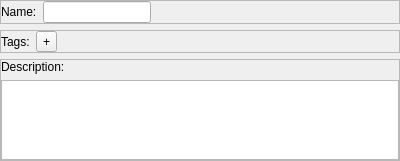
<?xml version="1.0" encoding="UTF-8"?>
<ui version="4.0">
 <class>Form</class>
 <widget class="QWidget" name="Form">
  <property name="geometry">
   <rect>
    <x>0</x>
    <y>0</y>
    <width>400</width>
    <height>161</height>
   </rect>
  </property>
  <property name="windowTitle">
   <string>Form</string>
  </property>
  <layout class="QVBoxLayout" name="verticalLayout">
   <property name="leftMargin">
    <number>0</number>
   </property>
   <property name="topMargin">
    <number>0</number>
   </property>
   <property name="rightMargin">
    <number>0</number>
   </property>
   <property name="bottomMargin">
    <number>0</number>
   </property>
   <item>
    <widget class="QFrame" name="name_frame">
     <property name="frameShape">
      <enum>QFrame::StyledPanel</enum>
     </property>
     <property name="frameShadow">
      <enum>QFrame::Raised</enum>
     </property>
     <layout class="QHBoxLayout" name="horizontalLayout">
      <property name="leftMargin">
       <number>0</number>
      </property>
      <property name="topMargin">
       <number>0</number>
      </property>
      <property name="rightMargin">
       <number>0</number>
      </property>
      <property name="bottomMargin">
       <number>0</number>
      </property>
      <item>
       <widget class="QLabel" name="name_label">
        <property name="text">
         <string>Name:</string>
        </property>
       </widget>
      </item>
      <item>
       <widget class="QLineEdit" name="name_edit">
        <property name="sizePolicy">
         <sizepolicy hsizetype="Maximum" vsizetype="Fixed">
          <horstretch>0</horstretch>
          <verstretch>0</verstretch>
         </sizepolicy>
        </property>
        <property name="minimumSize">
         <size>
          <width>100</width>
          <height>0</height>
         </size>
        </property>
       </widget>
      </item>
      <item>
       <spacer name="horizontalSpacer_2">
        <property name="orientation">
         <enum>Qt::Horizontal</enum>
        </property>
        <property name="sizeHint" stdset="0">
         <size>
          <width>40</width>
          <height>20</height>
         </size>
        </property>
       </spacer>
      </item>
      <item>
       <widget class="QLabel" name="extra_text_label">
        <property name="sizePolicy">
         <sizepolicy hsizetype="MinimumExpanding" vsizetype="Preferred">
          <horstretch>0</horstretch>
          <verstretch>0</verstretch>
         </sizepolicy>
        </property>
        <property name="minimumSize">
         <size>
          <width>100</width>
          <height>0</height>
         </size>
        </property>
        <property name="text">
         <string/>
        </property>
        <property name="wordWrap">
         <bool>false</bool>
        </property>
       </widget>
      </item>
     </layout>
    </widget>
   </item>
   <item>
    <widget class="QFrame" name="tags_frame">
     <property name="frameShape">
      <enum>QFrame::StyledPanel</enum>
     </property>
     <property name="frameShadow">
      <enum>QFrame::Raised</enum>
     </property>
     <layout class="QHBoxLayout" name="horizontalLayout_2">
      <property name="leftMargin">
       <number>0</number>
      </property>
      <property name="topMargin">
       <number>0</number>
      </property>
      <property name="rightMargin">
       <number>0</number>
      </property>
      <property name="bottomMargin">
       <number>0</number>
      </property>
      <item>
       <widget class="QLabel" name="tags_label">
        <property name="text">
         <string>Tags:</string>
        </property>
       </widget>
      </item>
      <item>
       <layout class="QHBoxLayout" name="tags_content"/>
      </item>
      <item>
       <widget class="QToolButton" name="add_tag_button">
        <property name="text">
         <string>+</string>
        </property>
       </widget>
      </item>
      <item>
       <spacer name="horizontalSpacer">
        <property name="orientation">
         <enum>Qt::Horizontal</enum>
        </property>
        <property name="sizeHint" stdset="0">
         <size>
          <width>40</width>
          <height>20</height>
         </size>
        </property>
       </spacer>
      </item>
     </layout>
    </widget>
   </item>
   <item>
    <widget class="QFrame" name="desc_frame">
     <property name="frameShape">
      <enum>QFrame::StyledPanel</enum>
     </property>
     <property name="frameShadow">
      <enum>QFrame::Raised</enum>
     </property>
     <layout class="QVBoxLayout" name="verticalLayout_2">
      <property name="leftMargin">
       <number>0</number>
      </property>
      <property name="topMargin">
       <number>0</number>
      </property>
      <property name="rightMargin">
       <number>0</number>
      </property>
      <property name="bottomMargin">
       <number>0</number>
      </property>
      <item>
       <widget class="QLabel" name="desc_label">
        <property name="text">
         <string>Description:</string>
        </property>
       </widget>
      </item>
      <item>
       <widget class="QPlainTextEdit" name="desc_edit"/>
      </item>
     </layout>
    </widget>
   </item>
  </layout>
 </widget>
 <resources/>
 <connections/>
</ui>
